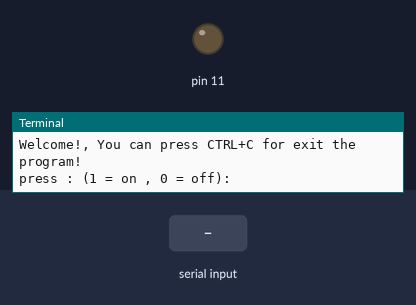
Bench run of a program on a simulated Raspberry Pi (header pin numbers). Shown: output pins drawn as LEDs (lit = HIGH), the last lines printed to the terminal. The test bench sets the inputs (shaded band).

Above: at 1.2 s.
1.3 s: "1" typed at the terminal, then Enter
At 1.7 s:
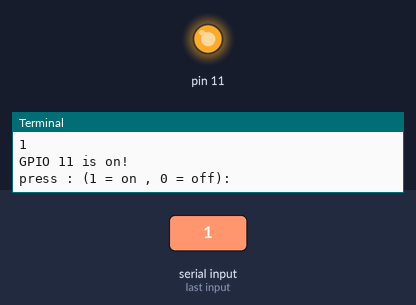
2.8 s: "0" typed at the terminal, then Enter
At 4.0 s:
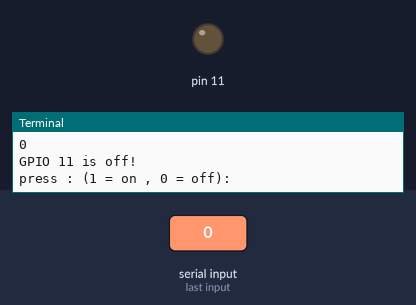
4.3 s: "5" typed at the terminal, then Enter
Timing chart, 0 to 7.3 s (numbered marks = the images above; inputs shaded):
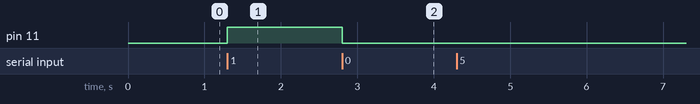

The program:

RPI_Controller.py
```python
import RPi.GPIO as GPIO

GPIO.setwarnings(True)
GPIO.setmode(GPIO.BOARD)


GPIO.setup(11,GPIO.OUT)  # Currant output 3.3V
GPIO.output(11,0) # Make sure the Pin is off


print("Welcome!, You can press CTRL+C for exit the program!")

try:
    while(True):
        request = input("press : (1 = on , 0 = off): ")
        if(len(request) ==1):
            GPIO.output(11,int(request[0]))
            if(int(request[0]) == 0):
                print("GPIO 11 is off!")
            else:
                if(int(request[0]) == 1):
                    print("GPIO 11 is on!")
                else:
                    GPIO.output(11,0)
                    print("invalid input!")
finally:
    GPIO.output(11,0)
    GPIO.cleanup()
```

Measured:
- after the input at 1.3 s, pin 11: LOW → HIGH at once
- after the input at 2.8 s, pin 11: HIGH → LOW at once
